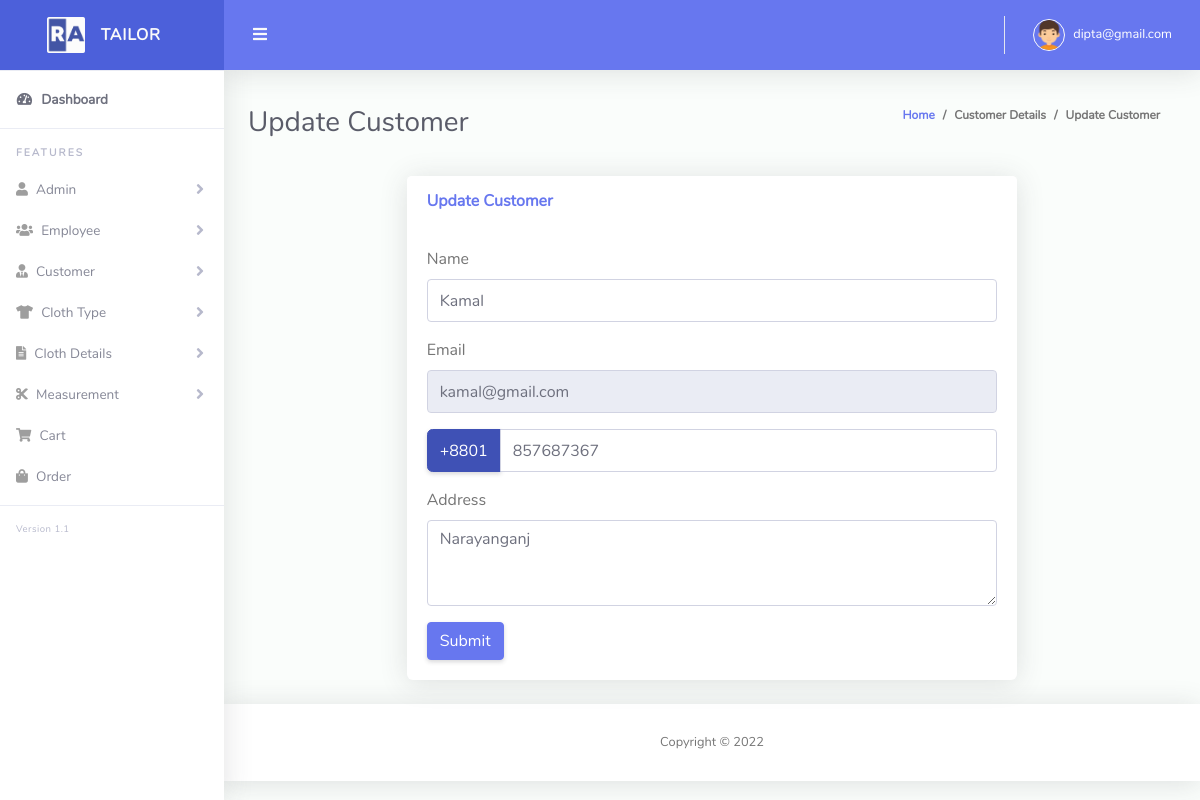
The page /edit_customer.php?customerid=5 (signed in) on the database its author committed.
### tables this page shows
CREATE TABLE `tbl_customer` (
  `cus_id` int(11) NOT NULL,
  `cus_name` varchar(255) NOT NULL,
  `cus_email` varchar(255) NOT NULL,
  `cus_phone` varchar(255) NOT NULL,
  `cus_address` text NOT NULL,
  `created_at` timestamp NOT NULL DEFAULT current_timestamp(),
  `soft_delete` tinyint(4) NOT NULL DEFAULT 0
);

### Classes/DB.php (called while the page is built, shortened)
<?php
class DB
{
    public function connect(){
        $this->conn = new mysqli("localhost","root","","tailor_shop");
        if ($this->conn->connect_error) {
          die("Connection failed: " . $this->conn->connect_error);
        } else {
            return $msg =  "connected";
        }
    }
}

### Classes/CustomerClass.php (called while the page is built, shortened)
<?php
include_once 'db.php';
class CustomerClass extends DB
{
    public function viewSingleCustomer($customerid)
    {
        $query  = "SELECT * FROM tbl_customer WHERE cus_id='$customerid'";
        $result = $this->conn->query($query);
        return $result;
    }
}

### edit_customer.php (the view, shortened to what this page needs)
<?php include 'layouts/header.php';
$customerid = "";
if ($_GET['customerid'] == NULL || !isset($_GET['customerid'])) {
  "<script>window.location = 'customer_list.php'; </script>";
} else {
  $customerid = $_GET['customerid'];
}
?>
<div class="container-fluid" id="container-wrapper">
  <div class="d-sm-flex align-items-center justify-content-between mb-4">
    <h1 class="h3 mb-0 text-gray-800">Update Customer</h1>
    <ol class="breadcrumb">
      <li class="breadcrumb-item"><a href="index.php">Home</a></li>
      <li class="breadcrumb-item">Customer Details</li>
      <li class="breadcrumb-item active" aria-current="page">Update Customer</li>
    </ol>
  </div>
  <div class="row">
    <div class="col-lg-2"></div>
    <div class="col-lg-8">
      <div class="card mb-4">
        <div class="card-header py-3 d-flex flex-row align-items-center justify-content-between">
          <h6 class="m-0 font-weight-bold text-primary">Update Customer</h6>
        </div>
        <div class="card-body">
          <form method="POST" enctype="multipart/form-data">
            <?php
            $view = $customer->viewSingleCustomer($customerid);
            if ($view) {
              while ($value = $view->fetch_assoc()) {
            ?>
                <div class="form-group">
                  <label>Name</label>
                  <input name="cus_name" value="<?php echo $value['cus_name'] ?>" type="text" class="form-control">
                </div>
                <div class="form-group">
                  <label>Email</label>
                  <input readonly name="cus_email" value="<?php echo $value['cus_email'] ?>" type="email" class="form-control" placeholder="Enter email">
                </div>
                <div class="input-group mb-3">
                  <div class="input-group-prepend">
                    <span class="input-group-text" id="basic-addon1">+8801</span>
                  </div>
                  <input value="<?php echo substr($value['cus_phone'], 5); ?>" type="number" min=0 class="form-control" placeholder="" name="cus_phone" aria-label="Username" aria-describedby="basic-addon1">
                </div>
                <div class="form-group">
                  <label>Address</label>
                  <textarea class="ckeditor form-control" name="cus_address" cols="" rows="3"><?php echo $value['cus_address'] ?></textarea>
                </div>
            <?php }
            } ?>
            <button type="submit" class="btn btn-primary">Submit</button>
          </form>
        </div>
      </div>
    </div>
  </div>
</div>
<?php include 'layouts/footer.php'; ?>

### rows shown on the page
tbl_customer: cus_name "Kamal", cus_email "kamal@gmail.com", cus_phone "857687367", cus_address "Narayanganj"

### other values the page prints
$_SESSION['email'] "dipta@gmail.com"
